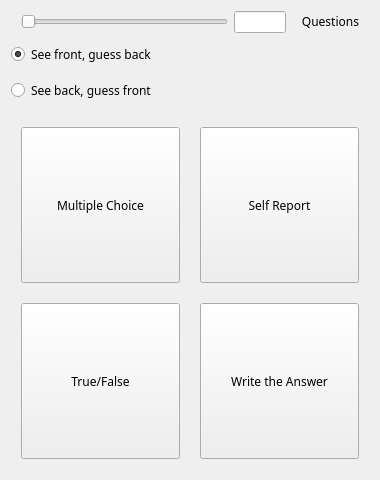
<?xml version="1.0" encoding="UTF-8"?>
<ui version="4.0">
 <class>QuizChoose</class>
 <widget class="QDialog" name="QuizChoose">
  <property name="geometry">
   <rect>
    <x>0</x>
    <y>0</y>
    <width>380</width>
    <height>480</height>
   </rect>
  </property>
  <property name="windowTitle">
   <string>Inter Planetary Flash Cards</string>
  </property>
  <property name="styleSheet">
   <string notr="true">#QuizChoose { border-image: url(split_grey_background.jpg) 0 0 0 0 stretch stretch;}</string>
  </property>
  <layout class="QVBoxLayout" name="verticalLayout_4">
   <item>
    <layout class="QVBoxLayout" name="verticalLayout_2">
     <item>
      <layout class="QVBoxLayout" name="verticalLayout">
       <item>
        <layout class="QHBoxLayout" name="horizontalLayout_2" stretch="120,30,50">
         <property name="spacing">
          <number>-1</number>
         </property>
         <property name="leftMargin">
          <number>10</number>
         </property>
         <property name="rightMargin">
          <number>10</number>
         </property>
         <item>
          <widget class="QSlider" name="horizontalSliderQuestNum">
           <property name="orientation">
            <enum>Qt::Horizontal</enum>
           </property>
          </widget>
         </item>
         <item>
          <widget class="QLineEdit" name="lineEditQuestNum">
           <property name="minimumSize">
            <size>
             <width>20</width>
             <height>0</height>
            </size>
           </property>
          </widget>
         </item>
         <item>
          <widget class="QLabel" name="label_4">
           <property name="sizePolicy">
            <sizepolicy hsizetype="Fixed" vsizetype="Fixed">
             <horstretch>0</horstretch>
             <verstretch>0</verstretch>
            </sizepolicy>
           </property>
           <property name="minimumSize">
            <size>
             <width>30</width>
             <height>0</height>
            </size>
           </property>
           <property name="font">
            <font>
             <family>Menlo</family>
            </font>
           </property>
           <property name="autoFillBackground">
            <bool>false</bool>
           </property>
           <property name="text">
            <string>   Questions</string>
           </property>
           <property name="scaledContents">
            <bool>false</bool>
           </property>
           <property name="alignment">
            <set>Qt::AlignRight|Qt::AlignTrailing|Qt::AlignVCenter</set>
           </property>
           <property name="indent">
            <number>0</number>
           </property>
          </widget>
         </item>
        </layout>
       </item>
       <item>
        <widget class="QRadioButton" name="radioButtonFtoB">
         <property name="minimumSize">
          <size>
           <width>0</width>
           <height>30</height>
          </size>
         </property>
         <property name="font">
          <font>
           <family>Menlo</family>
          </font>
         </property>
         <property name="text">
          <string>See front, guess back</string>
         </property>
         <property name="checked">
          <bool>true</bool>
         </property>
        </widget>
       </item>
       <item>
        <widget class="QRadioButton" name="radioButtonBtoF">
         <property name="minimumSize">
          <size>
           <width>0</width>
           <height>30</height>
          </size>
         </property>
         <property name="font">
          <font>
           <family>Menlo</family>
          </font>
         </property>
         <property name="text">
          <string>See back, guess front</string>
         </property>
        </widget>
       </item>
       <item>
        <widget class="QFrame" name="frame">
         <property name="frameShape">
          <enum>QFrame::StyledPanel</enum>
         </property>
         <property name="frameShadow">
          <enum>QFrame::Raised</enum>
         </property>
        </widget>
       </item>
       <item>
        <layout class="QGridLayout" name="gridLayout" rowstretch="0,0">
         <property name="leftMargin">
          <number>10</number>
         </property>
         <property name="topMargin">
          <number>10</number>
         </property>
         <property name="rightMargin">
          <number>10</number>
         </property>
         <property name="bottomMargin">
          <number>10</number>
         </property>
         <property name="spacing">
          <number>20</number>
         </property>
         <item row="0" column="1">
          <widget class="QPushButton" name="pushButtonSelfReport">
           <property name="sizePolicy">
            <sizepolicy hsizetype="Expanding" vsizetype="Expanding">
             <horstretch>0</horstretch>
             <verstretch>0</verstretch>
            </sizepolicy>
           </property>
           <property name="minimumSize">
            <size>
             <width>150</width>
             <height>40</height>
            </size>
           </property>
           <property name="font">
            <font>
             <family>Menlo</family>
            </font>
           </property>
           <property name="text">
            <string>Self Report</string>
           </property>
           <property name="autoDefault">
            <bool>false</bool>
           </property>
          </widget>
         </item>
         <item row="1" column="1">
          <widget class="QPushButton" name="pushButtonWriteAnswer">
           <property name="sizePolicy">
            <sizepolicy hsizetype="Expanding" vsizetype="Expanding">
             <horstretch>0</horstretch>
             <verstretch>0</verstretch>
            </sizepolicy>
           </property>
           <property name="minimumSize">
            <size>
             <width>150</width>
             <height>40</height>
            </size>
           </property>
           <property name="font">
            <font>
             <family>Menlo</family>
            </font>
           </property>
           <property name="text">
            <string>Write the Answer</string>
           </property>
           <property name="autoDefault">
            <bool>false</bool>
           </property>
          </widget>
         </item>
         <item row="0" column="0">
          <widget class="QPushButton" name="pushButtonMultiChoice">
           <property name="sizePolicy">
            <sizepolicy hsizetype="Expanding" vsizetype="Expanding">
             <horstretch>0</horstretch>
             <verstretch>0</verstretch>
            </sizepolicy>
           </property>
           <property name="minimumSize">
            <size>
             <width>150</width>
             <height>40</height>
            </size>
           </property>
           <property name="font">
            <font>
             <family>Menlo</family>
            </font>
           </property>
           <property name="text">
            <string>Multiple Choice</string>
           </property>
           <property name="autoDefault">
            <bool>false</bool>
           </property>
          </widget>
         </item>
         <item row="1" column="0">
          <widget class="QPushButton" name="pushButtonTrueFalse">
           <property name="sizePolicy">
            <sizepolicy hsizetype="Expanding" vsizetype="Expanding">
             <horstretch>0</horstretch>
             <verstretch>0</verstretch>
            </sizepolicy>
           </property>
           <property name="minimumSize">
            <size>
             <width>150</width>
             <height>40</height>
            </size>
           </property>
           <property name="font">
            <font>
             <family>Menlo</family>
            </font>
           </property>
           <property name="text">
            <string>True/False</string>
           </property>
           <property name="autoDefault">
            <bool>false</bool>
           </property>
          </widget>
         </item>
        </layout>
       </item>
      </layout>
     </item>
    </layout>
   </item>
  </layout>
 </widget>
 <resources/>
 <connections/>
</ui>
